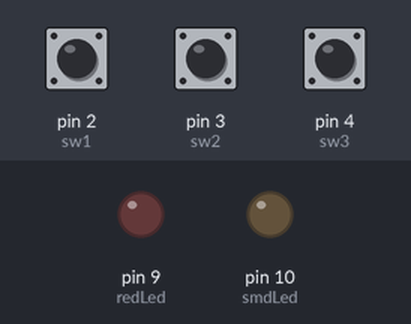
A sketch run on a simulated Arduino Uno, built with avr-gcc and run on an emulated ATmega328P. Shown: output pins drawn as LEDs (lit = HIGH). Inputs (shaded band) come from the test bench; at power-on: pin 4 (sw3) LOW, pin 2 (sw1) LOW, pin 3 (sw2) LOW. What the sketch prints to the serial monitor is not drawn.

Above: at 1.2 s.
1.3 s: pin 4 (sw3) pulled HIGH for 0.15 s
At 1.98 s:
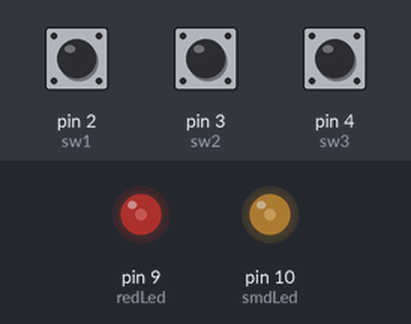
At 2.58 s:
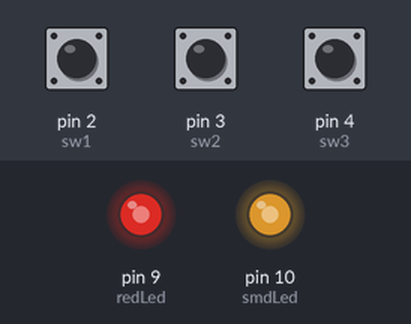
4.3 s: pin 2 (sw1) pulled HIGH for 3.2 s
At 8.52 s:
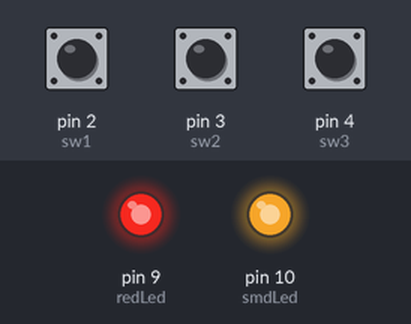
9.0 s: pin 3 (sw2) pulled HIGH for 0.15 s
At 11.13 s:
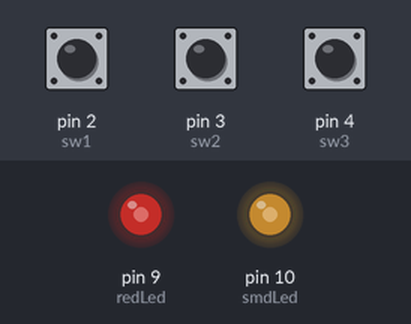
12.0 s: pin 2 (sw1) pulled HIGH for 0.15 s
15.0 s: pin 3 (sw2) pulled HIGH for 3.2 s
19.7 s: pin 3 (sw2) pulled HIGH for 1 s
Timing chart, 0 to 23.7 s (numbered marks = the images above; inputs shaded):
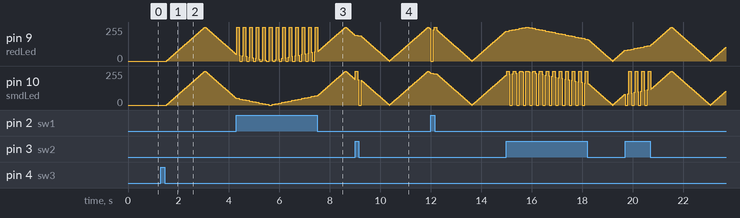

Measured:
- after the input at 1.3 s, pin 9 (redLed), pin 10 (smdLed): rises from 0/255 to 255/255 in 1.5 s, then falls to 50/255 in 1.2 s

The sketch:

ledTest.ino
```cpp
int sw1=2;
int sw2=3;
int sw3=4;

int redLed = 9;           // the PWM pin the LED is attached to
int smdLed = 10;           // the PWM pin the LED is attached to
int brightness = 0;    // how bright the LED is
int fadeAmount = 5;    // how many points to fade the LED by

boolean fSw1=false;
boolean fSw2=false;
boolean fSw3=false;

// the setup routine runs once when you press reset:
void setup() {
  // declare pin 9 to be an output:
  pinMode(redLed, OUTPUT);
  pinMode(smdLed, OUTPUT);

  pinMode(sw1, INPUT);
  pinMode(sw2, INPUT);
  pinMode(sw3, INPUT);

Serial.begin(9600);
}

// the loop routine runs over and over again forever:
void loop() {
  int swState1 = digitalRead(sw1);
  int swState2 = digitalRead(sw2);
  int swState3 = digitalRead(sw3);

Serial.println(swState1);

  if(swState1==HIGH){
    if(fSw1==false){
      digitalWrite(redLed,HIGH);
//     analogWrite(redLed, 255);
     fSw1=true;
  delay(100);
    } else{
      digitalWrite(redLed,LOW);
      fSw1=false;
  delay(100);
    }
  }

  if(swState2==HIGH){
    if(fSw2==false){
     analogWrite(smdLed, 255);
     fSw2=true;
  delay(100);
    } else{
     analogWrite(smdLed, 0);
      fSw2=false;
  delay(100);
    }
  }

  if(swState3==HIGH){
    if(fSw3==false){
    fSw3=true;
  delay(100);
    } else {
      fSw3==false;
  delay(100);
    }
    }

    if(fSw3==true){
  analogWrite(redLed, brightness);
  analogWrite(smdLed, brightness);

  brightness = brightness + fadeAmount;

  if (brightness == 0 || brightness == 255) {
    fadeAmount = -fadeAmount ;
  }
  // wait for 30 milliseconds to see the dimming effect
  delay(30);
    }

}
```
